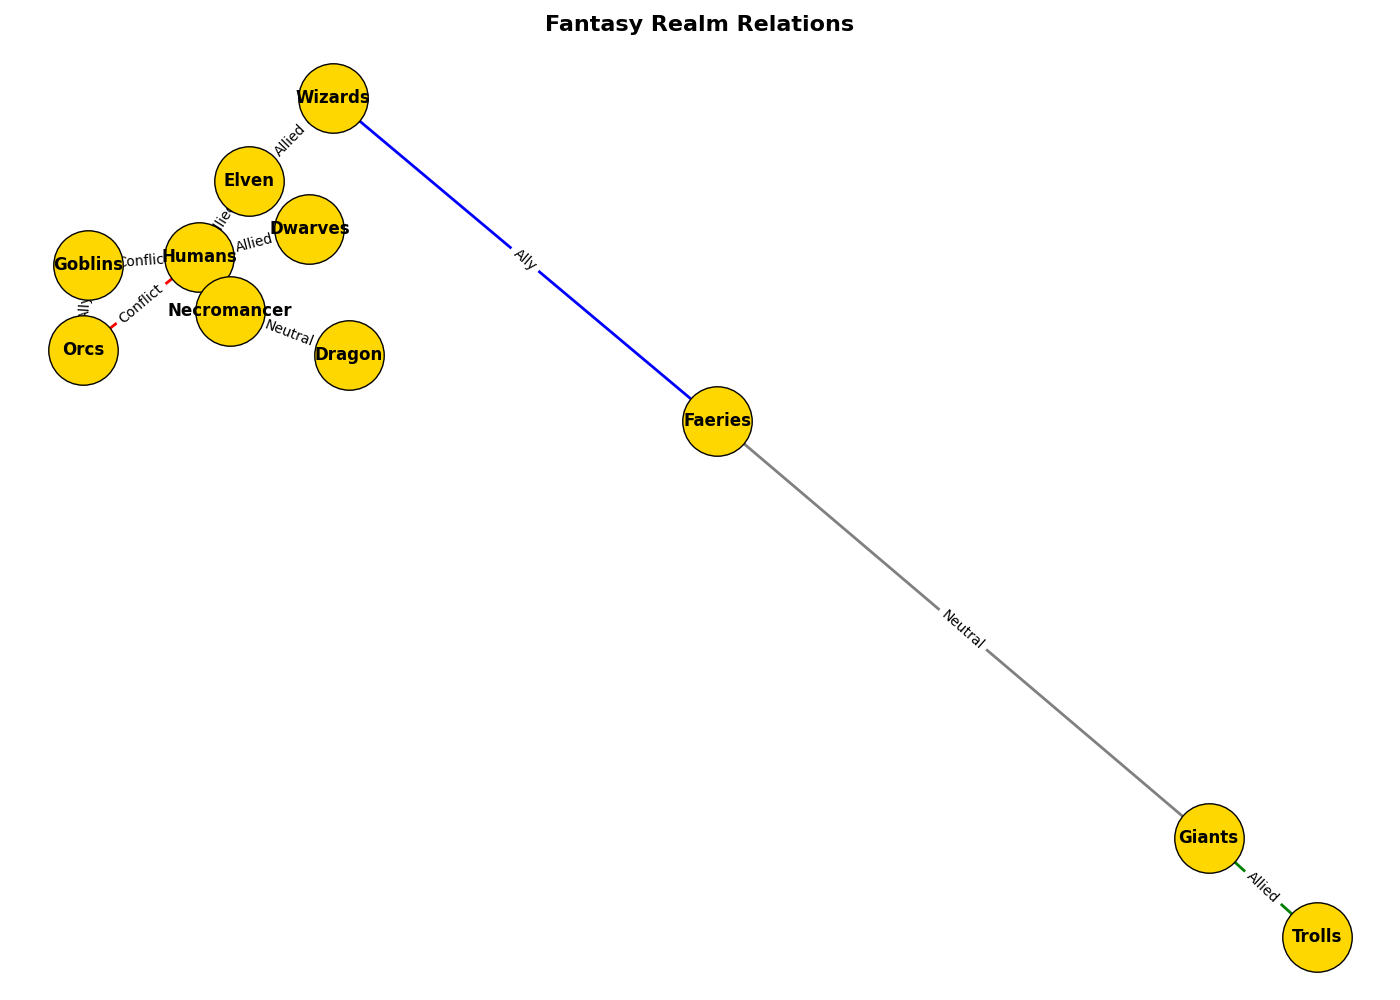

Generate this figure with Python:
import matplotlib.pyplot as plt
import networkx as nx

nodes = [
    "Elven", "Dwarves", "Humans",
    "Orcs", "Wizards", "Goblins",
    "Dragon", "Necromancer", "Giants",
    "Faeries", "Trolls"
]

edges = {
    ("Elven", "Humans"): {'relation': 'Allied', 'weight': 5},
    ("Dwarves", "Humans"): {'relation': 'Allied', 'weight': 4},
    ("Humans", "Orcs"): {'relation': 'Conflict', 'weight': 6},
    ("Wizards", "Elven"): {'relation': 'Allied', 'weight': 3},
    ("Goblins", "Orcs"): {'relation': 'Ally', 'weight': 4},
    ("Dragon", "Necromancer"): {'relation': 'Neutral', 'weight': 2},
    ("Necromancer", "Humans"): {'relation': 'Conflict', 'weight': 5},
    ("Humans", "Goblins"): {'relation': 'Conflict', 'weight': 3},
    ("Giants", "Trolls"): {'relation': 'Allied', 'weight': 7},
    ("Faeries", "Giants"): {'relation': 'Neutral', 'weight': 3},
    ("Faeries", "Wizards"): {'relation': 'Ally', 'weight': 5}
}

G = nx.DiGraph()
G.add_nodes_from(nodes)
for (start, end), attrs in edges.items():
    G.add_edge(start, end, **attrs)

pos = nx.spring_layout(G, seed=42)

plt.figure(figsize=(14, 10))

colors = {
    'Allied': 'green',
    'Conflict': 'red',
    'Ally': 'blue',
    'Neutral': 'grey'
}

nx.draw_networkx_nodes(G, pos, node_size=2500, node_color='#FFD700', edgecolors='black')
nx.draw_networkx_labels(G, pos, font_size=12, font_weight='bold')

for (start, end), attrs in edges.items():
    nx.draw_networkx_edges(G, pos, edgelist=[(start, end)], arrowstyle='->', arrowsize=20, width=2, edge_color=colors[attrs['relation']])
    nx.draw_networkx_edge_labels(G, pos, edge_labels={(start, end): attrs['relation']}, font_color='black')

plt.title("Fantasy Realm Relations", fontsize=16, fontweight='bold')

plt.axis('off')
plt.tight_layout()

plt.show()
